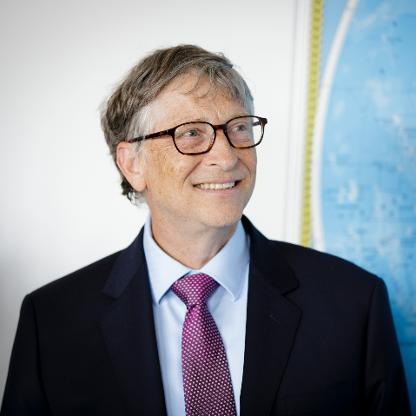
#> input picture opencv/bill.png, 416 x 416 px
$ python test.py
#> lines starting #> are read from the running program, lines starting #| are printed output that depends on the picture; after the words box and inside, x2 and y2 are one past the last pixel; in counts of white or black regions, pixels touching at a corner belong together
#> further down, image is the input picture: shape (416, 416, 3); mean B, G, R 150.8, 144.8, 140.3
import cv2
import numpy as np

def myLUT(i, table):
    image = i.copy()
    rows, cols, c = image.shape
#> rows = 416; cols = 416; c = 3
    for i in range(rows-1):
        for j in range(cols-1):
            image[i][j][0] = table[image[i][j][0]]
            image[i][j][1] = table[image[i][j][1]]
            image[i][j][2] = table[image[i][j][2]]
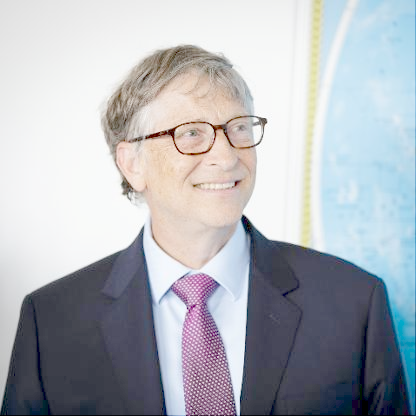
#> image: shape (416, 416, 3); mean B, G, R 185.7, 179.2, 175.6
    return image


def adjust_gamma(image, gamma):
    invGamma = 1.0 / gamma
    table = np.array([(pow((i / 255.0),invGamma)) * 255
                      for i in np.arange(0, 256)]).astype("uint8")
    return np.hstack([cv2.LUT(image, table), myLUT(image, table)])
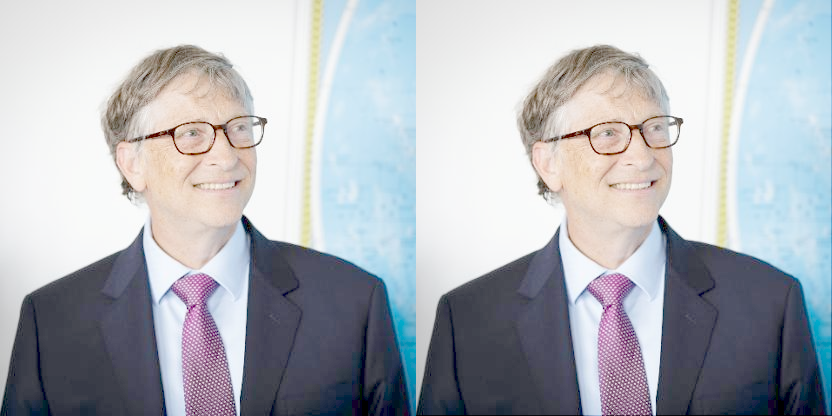
#> returned value: shape (416, 832, 3); mean of channels 0, 1, 2 185.8, 179.3, 175.7; drawn as B, G, R

image = cv2.imread("./bill.png")

adjusted = adjust_gamma(image, gamma=2.2)

cv2.imshow("Images", np.hstack([image, adjusted]))
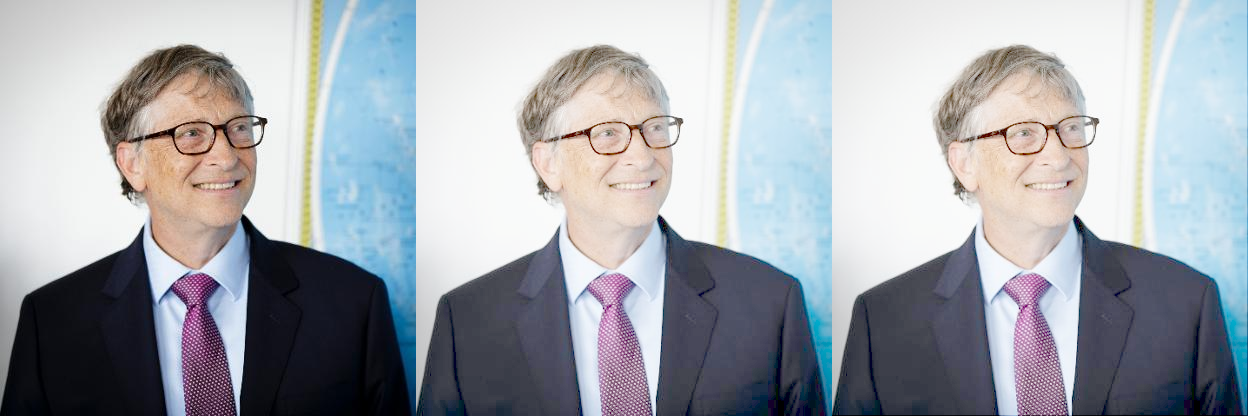
#> window 'Images': shape (416, 1248, 3); mean B, G, R 174.1, 167.8, 163.9
cv2.waitKey(0)

cv2.destroyAllWindows()

$ run again, with opencv/darkimage.png copied over opencv/bill.png
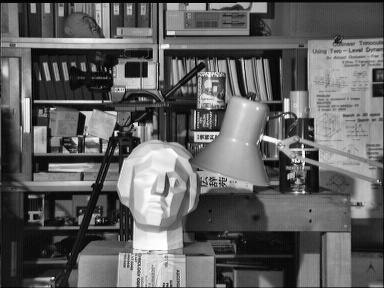
#> input picture opencv/darkimage.png, 384 x 288 px
#> image is the input picture: shape (288, 384, 3); min 0, max 255, mean 97.6
#> after the loop in myLUT, `for i in range(rows-1):`:
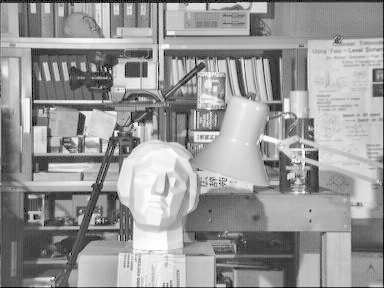
#> image: shape (288, 384, 3); min 0, max 255, mean 153.4
#> `cv2.imshow("Images", np.hstack([image, adjusted]))`:
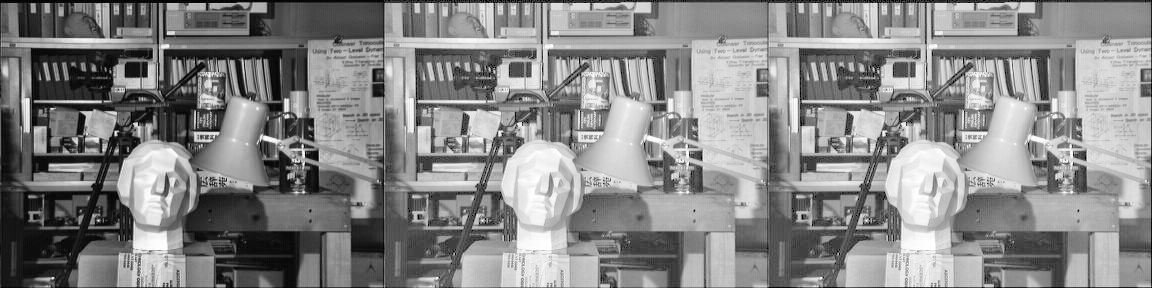
#> window 'Images': shape (288, 1152, 3); min 0, max 255, mean 134.9
